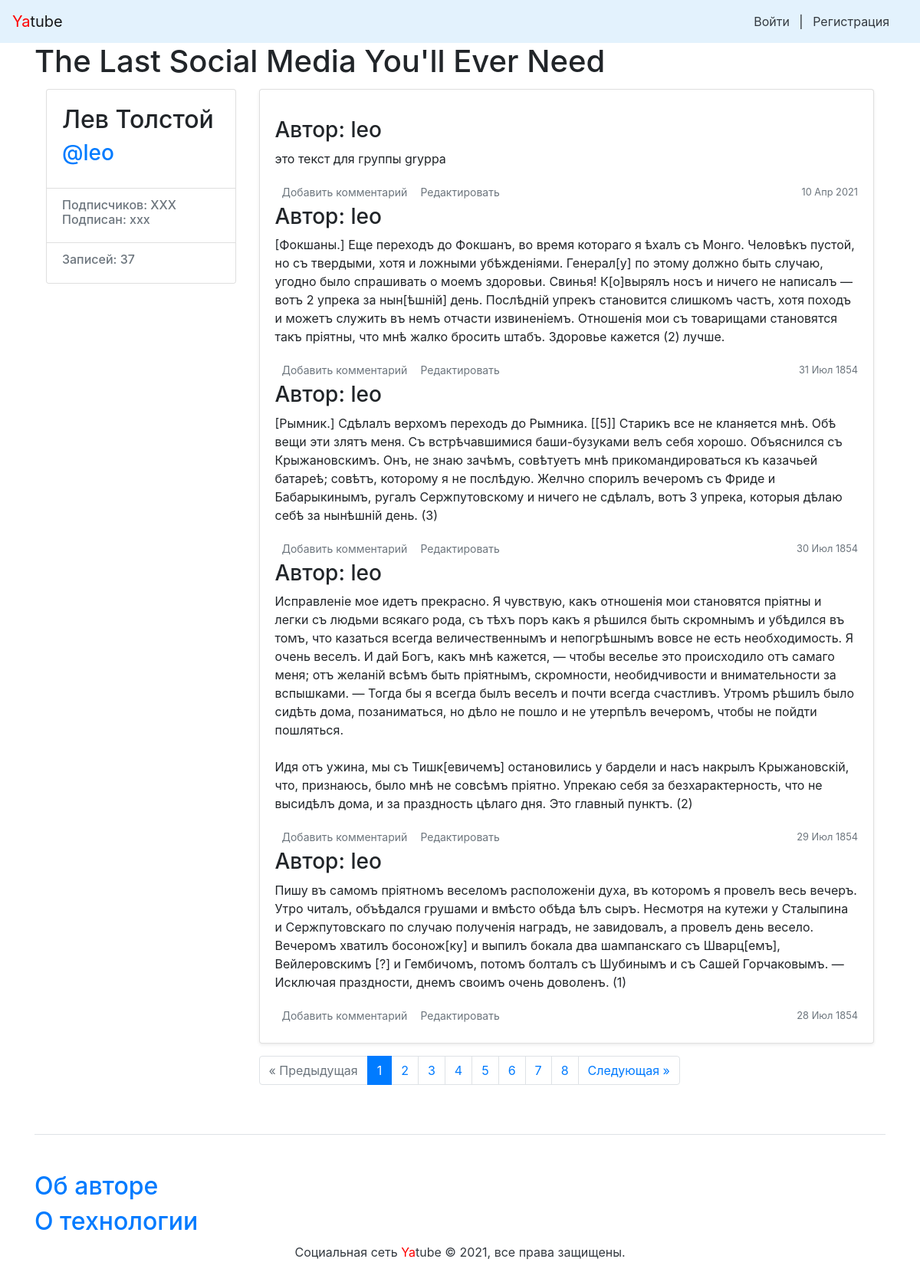
Screenshot of /leo/ with the database file from the repository.
### posts/models.py (models this page shows)
class Post(models.Model):
    text = models.TextField(max_length=100)
    pub_date = models.DateTimeField("date published",
                                    auto_now_add=True)
    author = models.ForeignKey(User, on_delete=models.CASCADE,
                               related_name="posts")
    group = models.ForeignKey('Group',
                              on_delete=models.SET_NULL,
                              blank=True, null=True,
                              related_name='posts')
    def __str__(self):
        return self.text
    class Meta:
        ordering = ['-pub_date', ]

### posts/views.py (the view)
# urls.py: path('<str:username>/', views.profile, name='profile'),
def profile(request, username):
    profile = get_object_or_404(User, username=username)
    author_posts = profile.posts.all()
    paginator = Paginator(author_posts, 5)
    page_number = request.GET.get('page')
    page = paginator.get_page(page_number)
    context = {
        "page": page,
        "profile": profile,
    }
    return render(request, 'profile.html', context)

### context_processors.py (called while the page is built)
def year(request):
    god = dt.datetime.now().year
    return {
        "year": god,
    }

### templates/profile.html (shortened to what this page needs)
{% extends "base.html" %}
{% block content %}
<main role="main" class="container">
  <div class="row">
    <div class="col-md-3 mb-3 mt-1">
      {% include "info_user.html" %}
        <div class="card mb-3 mt-1 shadow-sm">
          <div class="card-body">
              {% for post in page %}
              <h3>
                  Автор: {{ profile }}
              </h3>
              <p>{{ post|linebreaksbr }}</p>
            <div class="d-flex justify-content-between align-items-center">
              <div class="btn-group ">
               <a class="btn btn-sm text-muted" href="{{ profile.username }}" role="button">
                  Добавить комментарий
                </a>
                <a class="btn btn-sm text-muted" href="/{{ profile.username }}/{{ post.id }}/edit/" role="button">
                  Редактировать
                </a>
               </div>
                <small class="text-muted"> {{ post.pub_date|date:"d M Y" }} </small>
            </div>
            {% endfor %}
          </div>
        </div>
     {% include "paginator.html" %}
{% endblock %}

### templates/info_user.html
<div class="card">
  <div class="card-body">
    <div class="h2">
      {{ profile.get_full_name }}
    </div>
    <div class="h3 text-muted">
        <a href="/{{ profile.username }}/">@{{ profile.username }}</a>
     </div>
   </div>
   <ul class="list-group list-group-flush">
     <li class="list-group-item">
       <div class="h6 text-muted">
         Подписчиков: XXX <br />
         Подписан: xxx
        </div>
     </li>
     <li class="list-group-item">
        <div class="h6 text-muted">
          Записей: {{ profile.posts.count }}
          </div>
      </li>
    </ul>
  </div>
</div>
<div class="col-md-9">

### rows the page displays
Post: text "это текст для группы gryppa", pub_date "10 Апр 2021"
Post: text "[Фокшаны.] Еще переходъ до Фокшанъ, во время котораго я ѣхалъ съ Монго. Человѣкъ пустой, но съ твердыми, хотя и ложными убѣжденіями. Генерал[у] по этому должно быть случаю, угодно было спрашивать о моемъ здоровьи. Свинья! К[о]вырялъ носъ и ничего не написалъ — вотъ 2 упрека за нын[ѣшній] день. Послѣдній упрекъ становится слишкомъ частъ, хотя походъ и можетъ служить въ немъ отчасти извиненіемъ. Отношенія мои съ товарищами становятся такъ пріятны, что мнѣ жалко бросить штабъ. Здоровье кажется (2) лучше.", pub_date "31 Июл 1854"
Post: text "[Рымник.] Сдѣлалъ верхомъ переходъ до Рымника. [[5]] Старикъ все не кланяется мнѣ. Обѣ вещи эти злятъ меня. Съ встрѣчавшимися баши-бузуками велъ себя хорошо. Объяснился съ Крыжановскимъ. Онъ, не знаю зачѣмъ, совѣтуетъ мнѣ прикомандироваться къ казачьей батареѣ; совѣтъ, которому я не послѣдую. Желчно спорилъ вечеромъ съ Фриде и Бабарыкинымъ, ругалъ Сержпутовскому и ничего не сдѣлалъ, вотъ 3 упрека, которыя дѣлаю себѣ за нынѣшній день. (3)", pub_date "30 Июл 1854"
Post: text "Исправленіе мое идетъ прекрасно. Я чувствую, какъ отношенія мои становятся пріятны и легки съ людьми всякаго рода, съ тѣхъ поръ какъ я рѣшился быть скромнымъ и убѣдился въ томъ, что казаться всегда величественнымъ и непогрѣшнымъ вовсе не есть необходимость. Я очень веселъ. И дай Богъ, какъ мнѣ кажется, — чтобы веселье это происходило отъ самаго меня; отъ желаній всѣмъ быть пріятнымъ, скромности, необидчивости и внимательности за вспышками. — Тогда бы я всегда былъ веселъ и почти всегда счастливъ. Утромъ рѣшилъ было сидѣть дома, позаниматься, но дѣло не пошло и не утерпѣлъ вечеромъ, чтобы не пойдти пошляться. Идя отъ ужина, мы съ Тишк[евичемъ] остановились у бардели и насъ накрылъ…", pub_date "29 Июл 1854"
Post: text "Пишу въ самомъ пріятномъ веселомъ расположеніи духа, въ которомъ я провелъ весь вечеръ. Утро читалъ, объѣдался грушами и вмѣсто обѣда ѣлъ сыръ. Несмотря на кутежи у Сталыпина и Сержпутовскаго по случаю полученія наградъ, не завидовалъ, а провелъ день весело. Вечеромъ хватилъ босонож[ку] и выпилъ бокала два шампанскаго съ Шварц[емъ], Вейлеровскимъ [?] и Гембичомъ, потомъ болталъ съ Шубинымъ и съ Сашей Горчаковымъ. — Исключая праздности, днемъ своимъ очень доволенъ. (1)", pub_date "28 Июл 1854"

### other values shown
{{ profile.get_full_name }} "Лев Толстой"
{{ profile.username }} "leo"
{{ profile.posts.count }} "37"
{{ profile }} "leo"
{{ i }} "1"
{{ i }} "2" "3" "4" "5" "6" "7" "8"
